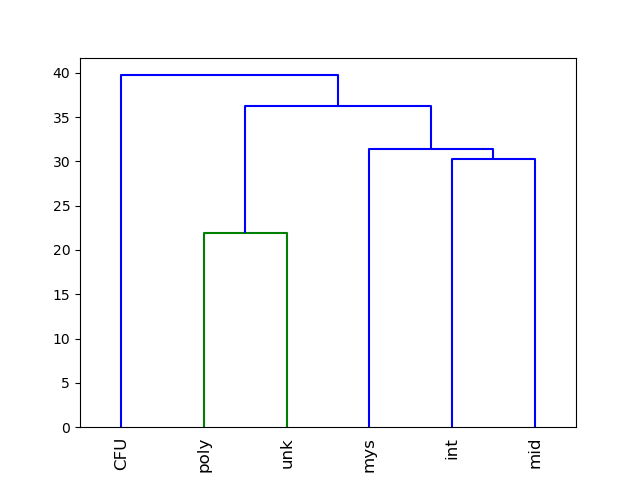

The Python source for this figure:
#!/usr/bin/env Python3

import scipy
import numpy as np
import matplotlib.pyplot as plt
import pandas as pd
import sys
import seaborn as sns
from scipy.cluster.hierarchy import dendrogram, linkage, leaves_list

hema = open(sys.argv[1])
df = pd.read_csv(hema, sep = "\t", index_col = 0)



linky = linkage(df, 'single', 'euclidean')
leafy = leaves_list(linky)

# for i, line in enumerate(hema):
#     if i == 0:
#         continue
#
#     column.append(float(line.split("\t")[1]))
    


df3 = df.transpose()
linky2 = linkage(df3, 'single', 'euclidean')
leafy2 = leaves_list(linky2)

df4 = df.iloc[:,leafy2]
df5 = df4.iloc[leafy,:]

fig, ax = plt.subplots()

ax = dendrogram(linky2, truncate_mode = 'level', leaf_rotation = 90, labels = df3.index)

fig.savefig("dendrogram.png")


plt.close(fig)